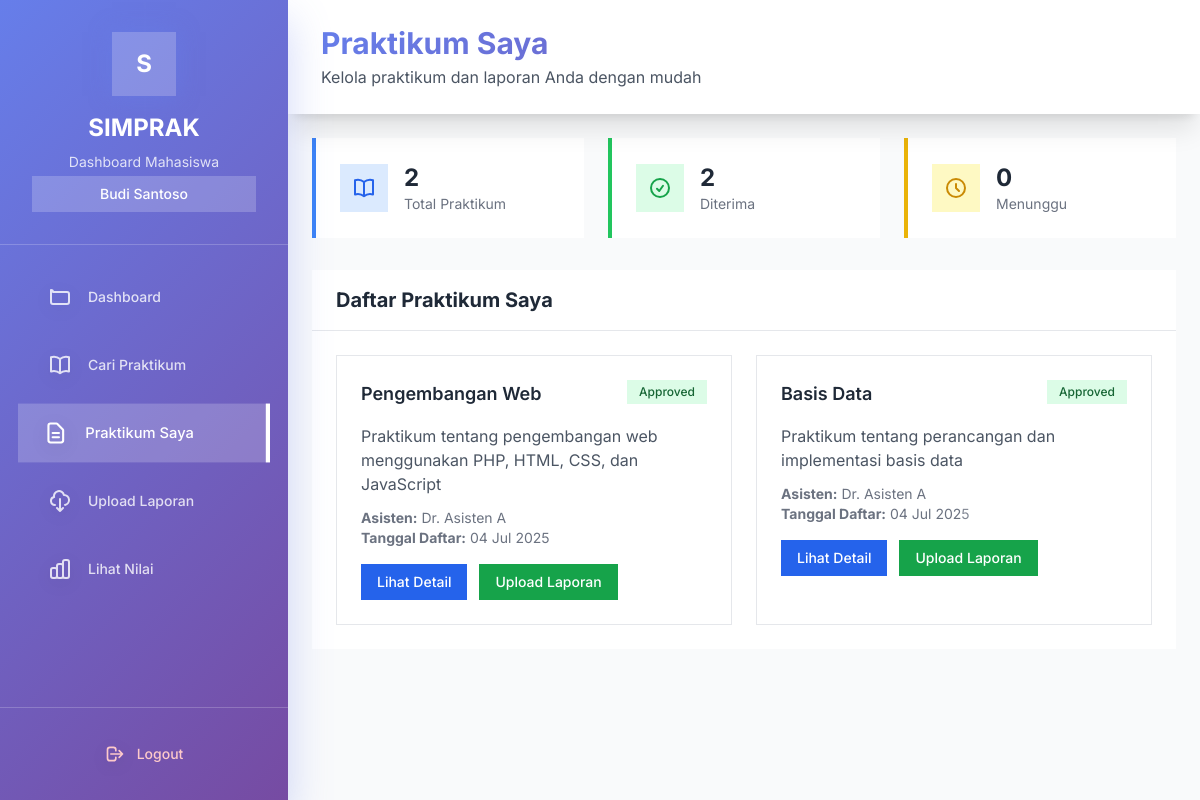
The page /SistemPengumpulanTugas/mahasiswa/praktikum_saya.php (signed in) on the database its author committed.
### tables this page shows
CREATE TABLE `pendaftaran` (
  `id` int(11) NOT NULL AUTO_INCREMENT,
  `mahasiswa_id` int(11) NOT NULL,
  `praktikum_id` int(11) NOT NULL,
  `tanggal_daftar` timestamp NOT NULL DEFAULT current_timestamp(),
  `status` enum('pending','approved','rejected') NOT NULL DEFAULT 'pending',
  PRIMARY KEY (`id`),
  UNIQUE KEY `unique_pendaftaran` (`mahasiswa_id`,`praktikum_id`),
  KEY `fk_pendaftaran_praktikum` (`praktikum_id`),
  CONSTRAINT `fk_pendaftaran_mahasiswa` FOREIGN KEY (`mahasiswa_id`) REFERENCES `users` (`id`) ON DELETE CASCADE,
  CONSTRAINT `fk_pendaftaran_praktikum` FOREIGN KEY (`praktikum_id`) REFERENCES `praktikum` (`id`) ON DELETE CASCADE
);

CREATE TABLE `praktikum` (
  `id` int(11) NOT NULL AUTO_INCREMENT,
  `nama_praktikum` varchar(100) NOT NULL,
  `deskripsi` text,
  `asisten_id` int(11) NOT NULL,
  `created_at` timestamp NOT NULL DEFAULT current_timestamp(),
  PRIMARY KEY (`id`),
  KEY `fk_praktikum_asisten` (`asisten_id`),
  CONSTRAINT `fk_praktikum_asisten` FOREIGN KEY (`asisten_id`) REFERENCES `users` (`id`) ON DELETE CASCADE
);

CREATE TABLE `users` (
  `id` int(11) NOT NULL AUTO_INCREMENT,
  `nama` varchar(100) NOT NULL,
  `email` varchar(100) NOT NULL,
  `password` varchar(255) NOT NULL,
  `role` enum('mahasiswa','asisten','admin') NOT NULL DEFAULT 'mahasiswa',
  `nim` varchar(20) DEFAULT NULL,
  `created_at` timestamp NOT NULL DEFAULT current_timestamp(),
  PRIMARY KEY (`id`),
  UNIQUE KEY `email` (`email`),
  UNIQUE KEY `nim` (`nim`)
);

### SistemPengumpulanTugas/mahasiswa/praktikum_saya.php (the view, shortened to what this page needs)
<?php
require_once '../config.php';
$sql = "SELECT p.*, u.nama as asisten_nama, pd.status, pd.tanggal_daftar
        FROM pendaftaran pd
        JOIN praktikum p ON pd.praktikum_id = p.id
        JOIN users u ON p.asisten_id = u.id
        WHERE pd.mahasiswa_id = ?
        ORDER BY pd.tanggal_daftar DESC";
$stmt = $conn->prepare($sql);
$stmt->bind_param("i", $_SESSION['user_id']);
$stmt->execute();
$enrolled_praktikum = $stmt->get_result();
require_once 'templates/header_mahasiswa.php';
?>
<main class="flex-1 overflow-x-hidden overflow-y-auto bg-gray-50 p-6">
    <div class="max-w-7xl mx-auto">
        <div class="grid grid-cols-1 md:grid-cols-3 gap-6 mb-8">
            <?php
            $total_enrolled = $enrolled_praktikum->num_rows;
            $enrolled_praktikum->data_seek(0);
            $approved_count = 0;
            $pending_count = 0;
            while ($row = $enrolled_praktikum->fetch_assoc()) {
                if ($row['status'] == 'approved') $approved_count++;
            }
            $enrolled_praktikum->data_seek(0);
            ?>
            <div class="bg-white card-shadow p-6 border-l-4 border-blue-500">
                <div class="flex items-center">
                    <div class="bg-blue-100 p-3 mr-4">
                    </div>
                    <div>
                        <h3 class="text-2xl font-bold text-gray-800"><?php echo $total_enrolled; ?></h3>
                        <p class="text-sm text-gray-500">Total Praktikum</p>
                    </div>
                </div>
            </div>
            <div class="bg-white card-shadow p-6 border-l-4 border-green-500">
                <div class="flex items-center">
                    <div class="bg-green-100 p-3 mr-4">
                        <svg class="w-6 h-6 text-green-600" fill="none" stroke="currentColor" viewBox="0 0 24 24">
                            <path stroke-linecap="round" stroke-linejoin="round" stroke-width="2" d="M9 12.75L11.25 15 15 9.75M21 12a9 9 0 11-18 0 9 9 0 0118 0z"></path>
                        </svg>
                    </div>
                    <div>
                        <h3 class="text-2xl font-bold text-gray-800"><?php echo $approved_count; ?></h3>
                        <p class="text-sm text-gray-500">Diterima</p>
                    </div>
                </div>
            </div>
            <div class="bg-white card-shadow p-6 border-l-4 border-yellow-500">
                <div class="flex items-center">
                    <div class="bg-yellow-100 p-3 mr-4">
                        <svg class="w-6 h-6 text-yellow-600" fill="none" stroke="currentColor" viewBox="0 0 24 24">
                            <path stroke-linecap="round" stroke-linejoin="round" stroke-width="2" d="M12 8v4l3 3m6-3a9 9 0 11-18 0 9 9 0 0118 0z"></path>
                        </svg>
                    </div>
                    <div>
                        <h3 class="text-2xl font-bold text-gray-800"><?php echo $pending_count; ?></h3>
                        <p class="text-sm text-gray-500">Menunggu</p>
                    </div>
                </div>
            </div>
        </div>
        <div class="bg-white card-shadow">
            <div class="px-6 py-4 border-b border-gray-200">
                <h2 class="text-xl font-bold text-gray-800">Daftar Praktikum Saya</h2>
            </div>
            <div class="p-6">
                <?php if ($enrolled_praktikum->num_rows > 0): ?>
                    <div class="grid grid-cols-1 lg:grid-cols-2 gap-6">
                        <?php while ($row = $enrolled_praktikum->fetch_assoc()): ?>
                            <div class="border border-gray-200 p-6 hover:shadow-md transition-shadow duration-200">
                                <div class="flex justify-between items-start mb-4">
                                    <h3 class="text-lg font-semibold text-gray-800"><?php echo htmlspecialchars($row['nama_praktikum']); ?></h3>
                                    <span class="px-3 py-1 text-xs font-medium
                                        <?php
                                        echo $row['status'] == 'approved' ? 'bg-green-100 text-green-800' :
                                             ($row['status'] == 'pending' ? 'bg-yellow-100 text-yellow-800' : 'bg-red-100 text-red-800');
                                        ?>">
                                        <?php echo ucfirst($row['status']); ?>
                                    </span>
                                </div>
                                <p class="text-gray-600 mb-3"><?php echo htmlspecialchars($row['deskripsi']); ?></p>
                                <div class="text-sm text-gray-500 mb-4">
                                    <p><strong>Asisten:</strong> <?php echo htmlspecialchars($row['asisten_nama']); ?></p>
                                    <p><strong>Tanggal Daftar:</strong> <?php echo date('d M Y', strtotime($row['tanggal_daftar'])); ?></p>
                                </div>
                                <?php if ($row['status'] == 'approved'): ?>
                                    <div class="flex space-x-3">
                                        <a href="detail_praktikum.php?id=<?php echo $row['id']; ?>"
                                           class="bg-blue-600 hover:bg-blue-700 text-white px-4 py-2 text-sm font-medium transition-colors duration-200">
                                            Lihat Detail
                                        </a>
                                        <a href="laporan.php?praktikum_id=<?php echo $row['id']; ?>"
                                           class="bg-green-600 hover:bg-green-700 text-white px-4 py-2 text-sm font-medium transition-colors duration-200">
                                            Upload Laporan
                                        </a>
                                    </div>
                                <?php endif; ?>
                            </div>
                        <?php endwhile; ?>
                    </div>
                <?php endif; ?>
            </div>
        </div>
    </div>
</main>
<?php require_once 'templates/footer_mahasiswa.php'; ?>

### SistemPengumpulanTugas/mahasiswa/templates/header_mahasiswa.php (style rules this page uses)
body { font-family: 'Inter', sans-serif; }

### rows shown on the page
pendaftaran: praktikum.nama_praktikum "Pengembangan Web", status "Approved", praktikum.deskripsi "Praktikum tentang pengembangan web menggunakan PHP, HTML, CSS, dan JavaScript", users.nama "Dr. Asisten A", tanggal_daftar "04 Jul 2025"
pendaftaran: praktikum.nama_praktikum "Basis Data", status "Approved", praktikum.deskripsi "Praktikum tentang perancangan dan implementasi basis data", users.nama "Dr. Asisten A", tanggal_daftar "04 Jul 2025"

### other values the page prints
$_SESSION['nama'] "Budi Santoso"
$pageTitle "Praktikum Saya"
$total_enrolled "2"
$approved_count "2"
$pending_count "0"
